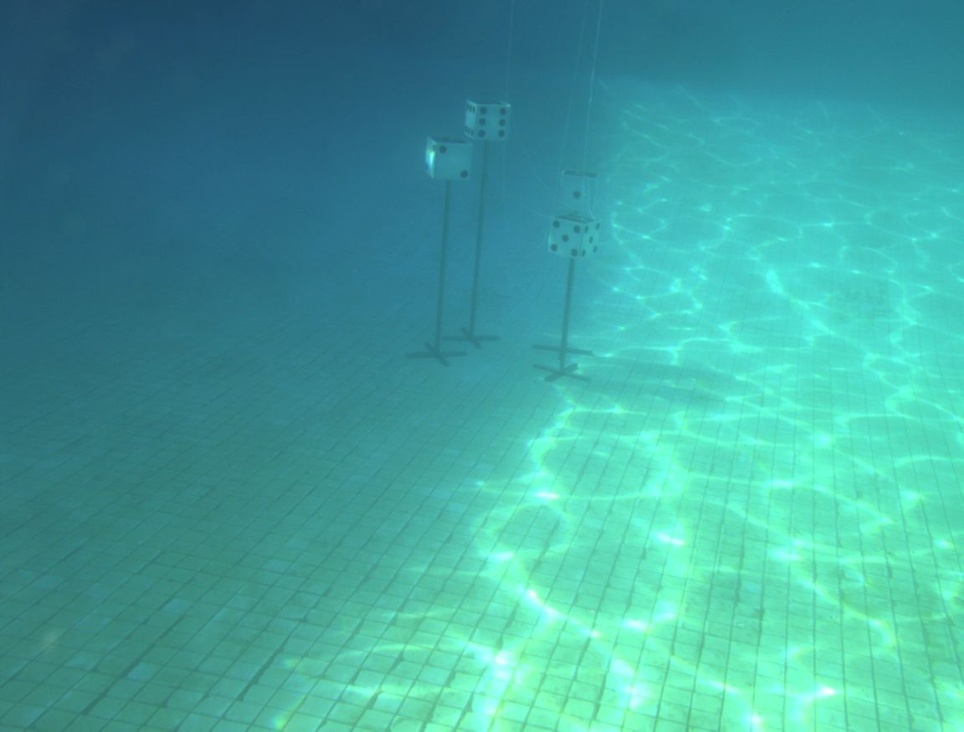
#> input picture zeabus_vision/src/test_mode.jpg, 964 x 732 px, shrunk from 1152 x 874 before the run
$ python test_mode.py
#> lines starting #> are read from the running program, lines starting #| are printed output that depends on the picture
import cv2 as cv
import statistics
import numpy as np
import time
import os
# from scipy import stats

def get_mode1(data):
    data = np.array(data)
    if len(data.shape) > 1:
        data = data.ravel()
    try:
        mode = statistics.mode(data)
    except ValueError:
        mode = None
    return mode

def get_mode2(data):
    data = data.ravel()
    count = np.bincount(data)
    max = 0
    mode = 127
    for i in range(len(count)):
        if count[i] > max:
            max = count[i]
            mode = i
    return mode

def get_mode3(data):
    data = data.ravel()
    count = np.bincount(data)
    max = count.max()
    count = list(count)
    mode = count.index(max)
    return mode

def get_mode4(data):
    data = data.ravel()
    count = np.bincount(data)
    max = count.max()
    mode = np.where(count == max)
    return np.mean(mode)

def get_mode5(data):
    data = data.ravel()
    count = np.bincount(data)
    max = 0
    mode = 127
    length = len(count) -1
    end = int(length/2) + 1
    for i in range(end):
        if count[i] > max:
            max = count[i]
            mode = i
        if count[length - i] > max:
            max = count[length - i]
            mode = i
    return mode

# def get_mode5(data):
#     data = data.ravel()

#     return stats.mode(data)

if __name__ == '__main__':
    # print(__file__)
    dir = os.path.dirname(os.path.realpath(__file__))
    img = cv.imread(dir+'/test_mode.jpg',0)
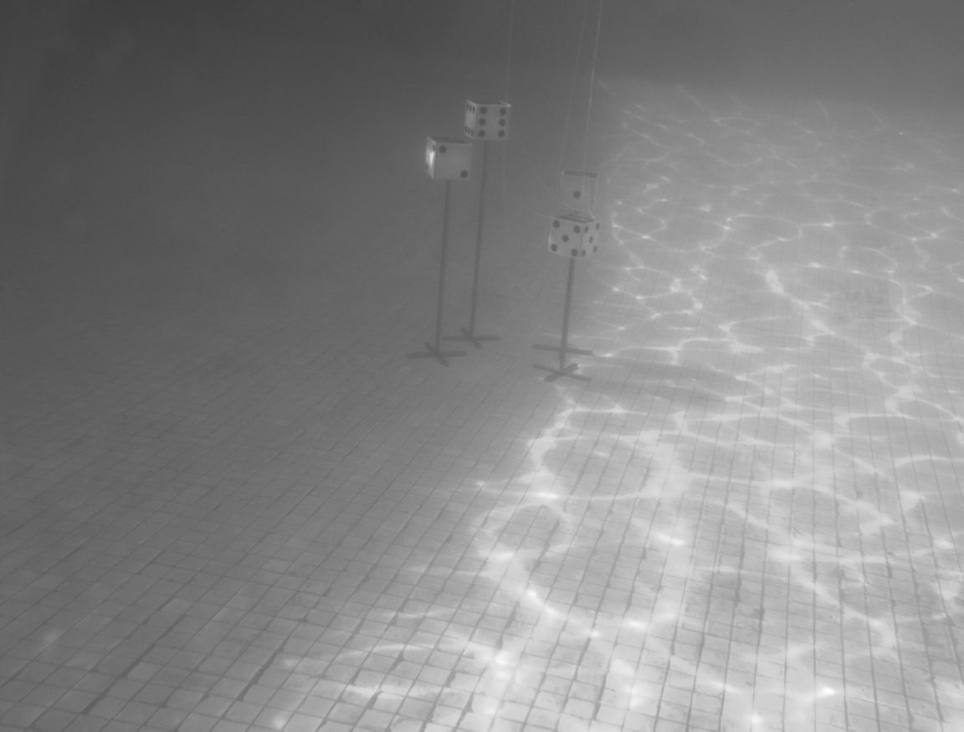
#> img: shape (732, 964); min 60, max 254, mean 133.4

    print('get mode 1')
    start = time.time()
    print(get_mode1(img))
#> in get_mode1, `mode = statistics.mode(data)`: mode = 100
#| 100
    end = time.time()
    print('time:',end-start, 'sec')

    print('get mode 2')
    start = time.time()
    print(get_mode2(img))
#> in get_mode2, `count = np.bincount(data)`: count = 255 values, max 11543 at index 100, min 0 at index 0, mean 2767.2
#> the loop in get_mode2, `for i in range(len(count)):` made 255 passes
#> max on passes 61, 62, 63, 64, 65, 68, 69, 71, 72, 73, 77, 86: 2, 45, 237, 686, 2070, 2610, 3784, 3800, 3941, 5087, 6907, 7397
#> after the loop in get_mode2, `for i in range(len(count)):`: max = 11543; mode = 100
#| 100
    end = time.time()
    print('time:',end-start, 'sec')

    print('get mode 3')
    start = time.time()
    print(get_mode3(img))
#> in get_mode3, `max = count.max()`: max = 11543
#> in get_mode3, `mode = count.index(max)`: mode = 100
#| 100
    end = time.time()
    print('time:',end-start, 'sec')

    print('get mode 4')
    start = time.time()
    print(get_mode4(img))
#> in get_mode4, `max = count.max()`: max = 11543
#> in get_mode4, `mode = np.where(count == max)`: mode = ([100],)
#| 100.0
    end = time.time()
    print('time:',end-start, 'sec')

    print('get mode 5')
    start = time.time()
    print(get_mode5(img))
#> in get_mode5, `length = len(count) -1`: length = 254
#> in get_mode5, `end = int(length/2) + 1`: end = 128
#> the loop in get_mode5, `for i in range(end):` made 128 passes
#> max on passes 1, 3, 7, 8, 10, 12, 13, 15, 16, 18, 19, 20: 4, 5, 6, 12, 16, 18, 32, 48, 58, 85, 86, 91
#> after the loop in get_mode5, `for i in range(end):`: max = 11543; mode = 100
#| 100
    end = time.time()
    print('time:',end-start, 'sec')
